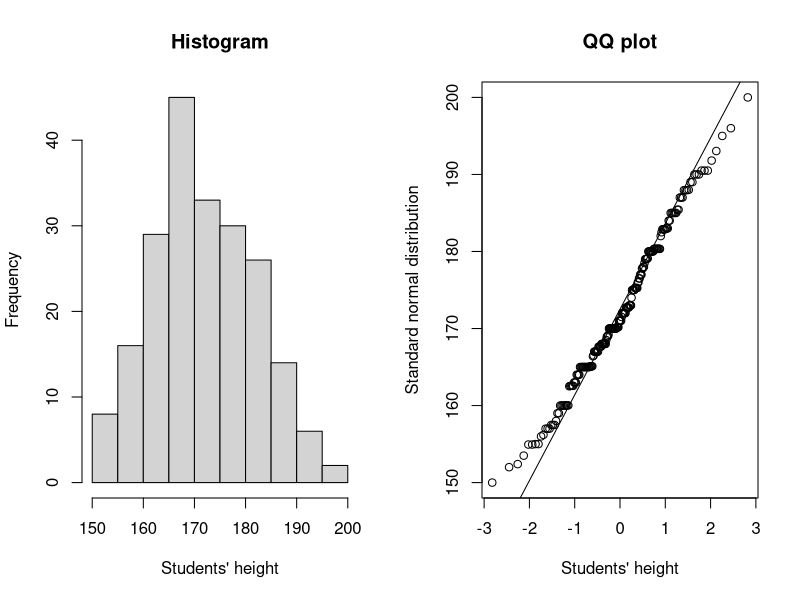
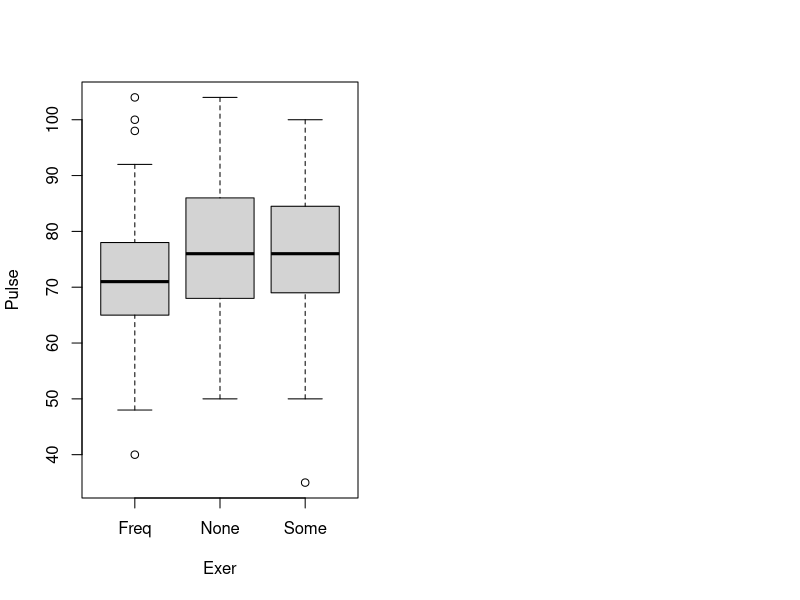
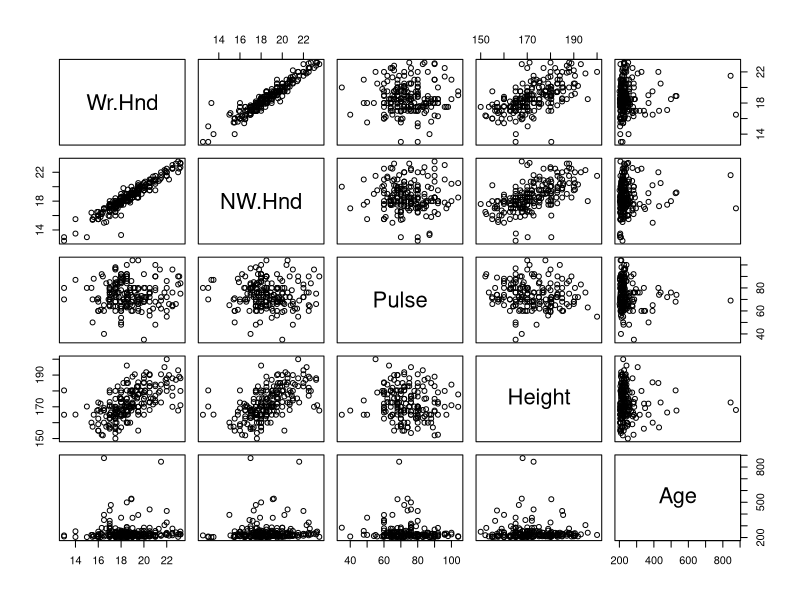
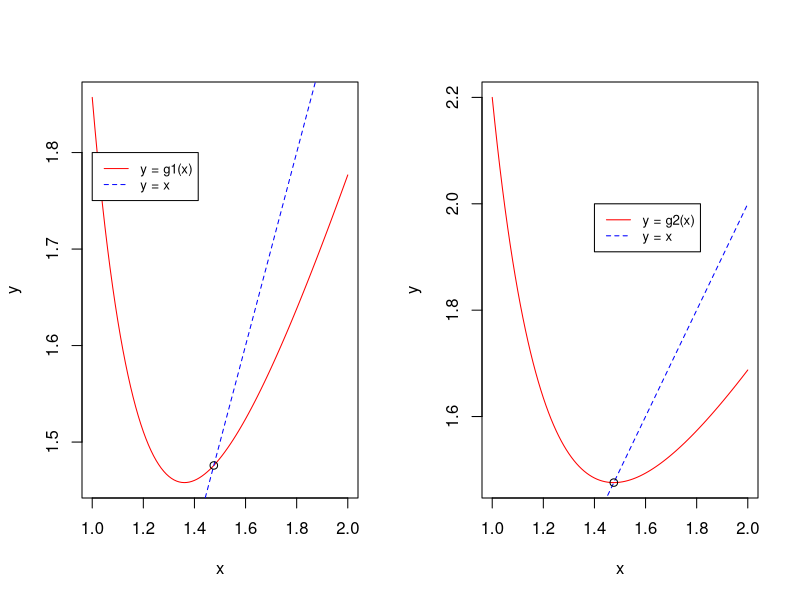
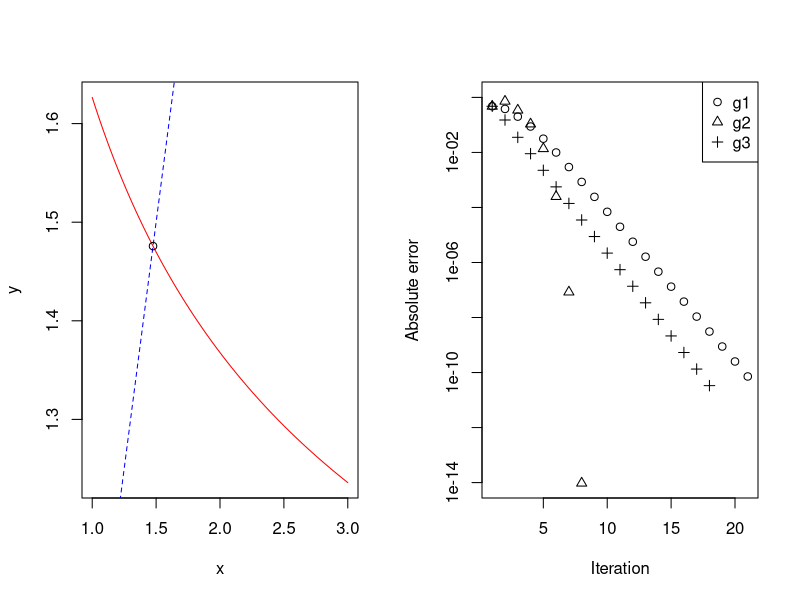
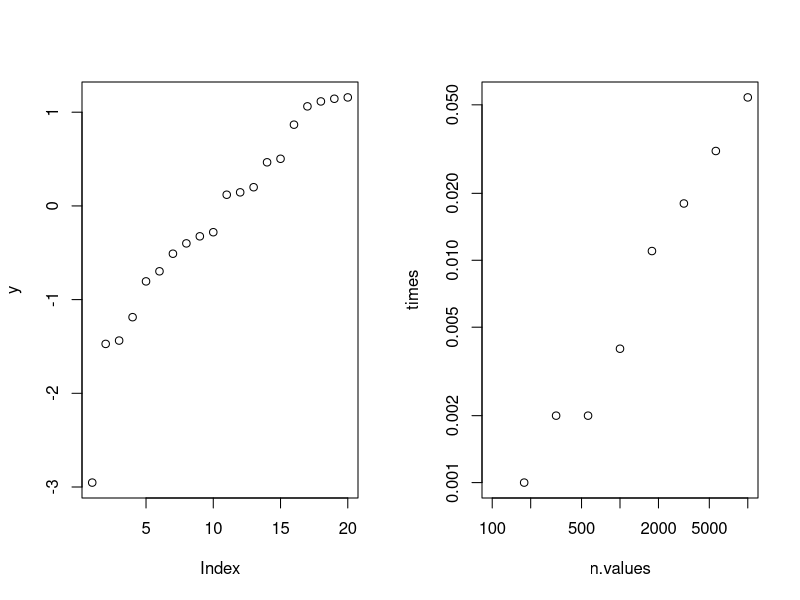
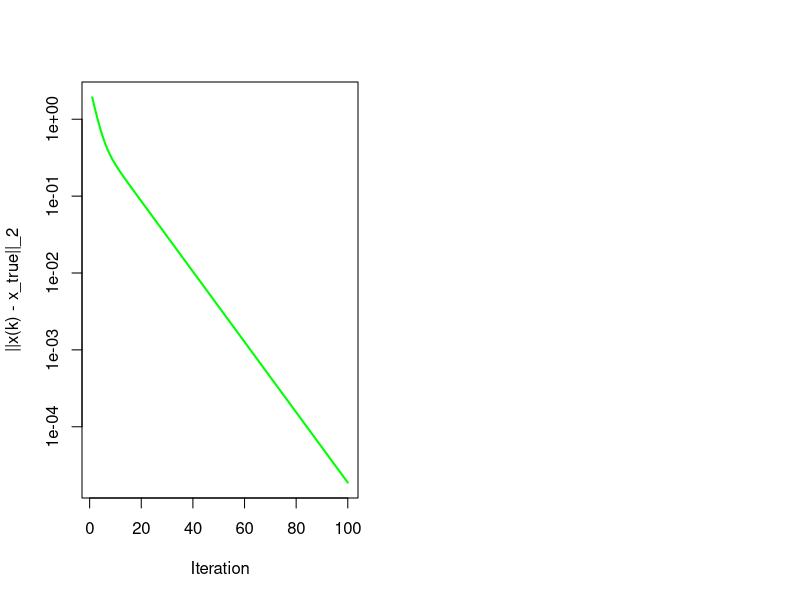

The R source for these figures, in order:
#Final Project Stat 280 Winter2023
#Name: Wenyang Qiu
#Student ID: 26888879

#Problem 1: Student Survey Data
#Load the MASS library and consider the survey dataset.
library(MASS)
#a) We want to ﬁnd the mean height of students in the dataset. However, by using the mean command, we obtain:
mean(survey$Height)
#Why did it happen? How can we compute the mean height?
#The mean is NA because there are some NA values in survey$Height:
survey$Height[1:40]
mean(survey$Height[!is.na(survey$Height)])

#b) Find the median height of male students and of female students.
#male student
median(survey$Height[survey$Sex == "Male" & !is.na(survey$Height) & !is.na(survey$Sex)])
#female student
median(survey$Height[survey$Sex == "Female" & !is.na(survey$Height) & !is.na(survey$Sex)])

#c) Compute the mean pulse rate for male students under 20.
mean(survey$Pulse[survey$Age < 20 & survey$Sex == "Male"], na.rm = TRUE)

#d) Suppose we want to extract the data of students who are taller than 190 cm. Try to execute the command
survey[survey$Height > 190, ]
#What happens? How can you extract the desired data?
survey[survey$Height > 190, ]
#This commands returns output with many NA values due to the presence of NA values in survey$Height.
survey[(survey$Height > 190) & !is.na(survey$Height), ]

#e) Extract a dataset showing only pulse rate, exercising frequency, and age of students who are less than 17 or more than 40 years old.
survey[(survey$Age < 17 | survey$Age > 40) & !is.na(survey$Age), c("Pulse", "Exer", "Age")]

#f) The ages are recorded as numeric values representing a number of years. Modify the data frame so that the age is measured using an integer number of months (for example, 20.167 years should be converted to 242 months).
survey$Age <- round(survey$Age * 12)
survey[1:10, ]
#g) What is the percentage of left handers who do not clap with their left hand on top?
cat(
  with(survey, sum(W.Hnd == "Left" & !Clap == "Left", na.rm = TRUE)
       / sum(W.Hnd == "Left" , na.rm = TRUE)) * 100,
  "%")
## 50%

#h) Create a histogram showing the distribution of students’ heights and use a QQ plot to compare this distribution with a standard normal distribution. (These two plot should appear side by side in the same ﬁgure). Are students’ heights close or far from being normally distributed?
par(mfrow = c(1,2))
hist(survey$Height, main = "Histogram", xlab = "Students' height")
qqnorm(survey$Height, main = "QQ plot", xlab = "Students' height", ylab = "Standard normal distribution")
qqline(survey$Height)
#The heights are rather close to be normally distributed since the qqplot is close to a line.

#i) Create a box plot showing pulse rates (y-axis) for students with diﬀerent exercising frequency (x-axis).What do you observe?
boxplot(Pulse ~ Exer, data = survey)
#From the boxplot we could know that students who exercise more frequently tend to have a lower pulse rate than those who exercise only sometimes or never.

#j) Consider the following variables: span of writing hand, span of non-writing hand, pulse rate, height, and age. Are there any pairs of variable in this set that exhibit a linear dependence relation?
pairs(survey[, c("Wr.Hnd", "NW.Hnd", "Pulse", "Height", "Age")])
#Writing and non-writing hand spans are clearly linearly correlated. There seems to be a weak linear dependence between height and writing hand span and between height and non-writing hand span.

#Problem 2: Convergence speed of fixed-point iterations
#Part a) Implementation
#Create a function with header: fixed.point(g, x0, TOL, Nmax)
fixed.point <- function(g, x0, TOL = 1e-3, Nmax = 100){
  n <- 0
  iter <- x0
  while(abs(g(x0)-x0) >= TOL & n < Nmax){
    x0 <- g(x0)
    n <- n+1
    iter <- c(iter, x0)
    }
  return(iter)
}

#Part b) Testing
#i By using a suitable visualization strategy, show that the functions g 1, g 2, g 3have one unique ﬁxed point on the interval [1, 2].
p <- 7^(1/5)
g1 <- function(x){(6*x+7/x^4)/7}
g2 <- function(x){x-(x^5-7)/(5*x^4)}
g3 <- function(x){(7/x)^(1/4)}
curve(g1, 1, 2, col = "red", ylab ="y")
lines(c(1,2),c(1,2), col = "blue", lty = 2)
points(p,p)
legend(1,1.8, legend = c("y = g1(x)", "y = x"), col=c("red", "blue"), lty=1:2, cex=0.8)

curve(g2, 1, 2, col = "red", ylab ="y")
lines(c(1,2),c(1,2), col = "blue", lty = 2)
points(p,p)
legend(1.4,2, legend = c("y = g2(x)", "y = x"), col=c("red", "blue"), lty=1:2, cex=0.8)

curve(g3, 1, 3, col = "red", ylab ="y")
lines(c(1,2),c(1,2), col = "blue", lty = 2)
points(p,p)
legend(1.5,2.2, legend = c("y = g3(x)", "y = x"), col=c("red", "blue"), lty=1:2, cex=0.8)

#ii. Apply the function fixed.point to g 1, g 2and g 3with x 0= 1, TOL = 10 −10and Nmax = 100. Print, the number of iterations employed in each case, and the corresponding absolute errors associated with the last iteration.
iter1<-fixed.point(g1,1,1e-10,100)
iter2<-fixed.point(g2,1,1e-10,100)
iter3<-fixed.point(g3,1,1e-10,100)
c(length(iter1),length(iter2),length(iter3))
c(abs(iter1[length(iter1)]-p),abs(iter2[length(iter2)]-p),abs(iter3[length(iter3)]-p))

#iii. Show the convergence plots associated with the test in part ii (i.e., plot the absolute error as a function of the iteration). Use the logscale for the y axis.
#If you can, show the three convergence plots in the same plot region (if not, show three plots side by side). What do you conclude about the speed of convergence of the proposed methods?
err.vec1 <- abs(iter1 - p)
err.vec2 <- abs(iter2 - p)
err.vec3 <- abs(iter3 - p)
plot(1:length(err.vec1), err.vec1, log = "y", pch = 1, ylab = "Absolute error", xlab = "Iteration", ylim = c(1e-14, 1))
points(1:length(err.vec2), err.vec2, pch = 2)
points(1:length(err.vec3), err.vec3, pch = 3)
legend("topright", legend = c("g1", "g2", "g3"), pch = 1:3)

#We conclude that g2 yields the fastest fixed-point method, followed by g3 and g1.

#Problem 3: Sorting vectors with pivoting
# We want to implement an algorithm for sorting the elements of a vector based on a pivoting strategy. The corresponding function should have the following header: midtermsort(x)
midtermsort<-function(x){
  #sorts the entries of a vectors in increasing order
  n <- length(x)
  if (n <= 1) return(x)
  pivot <- sample(n, 1)
  y <- x[x < x[pivot]]
  z <- x[x > x[pivot]]
  x.pivot <- x[x == x[pivot]]
  y.sorted <- midtermsort(y)
  z.sorted <- midtermsort(z)
  return (c(y.sorted, x.pivot, z.sorted))
}

#Part b) Testing
#i. Apply midtermsort() to a random normal vector of dimension 20. Produce a scatter plot of the entries of the sorted vector. Compare the result with the output produced by the built-in function sort()
x <- rnorm(20)
y <- midtermsort(x)
z <- sort(x)
sum(y != z)
plot(y)

#ii. For n = 10 kwith k = 2, 2.25, 2.5, 2.75, 3, ..., 4 measure the user time employed to sort a random normal vector of dimension n. Plot the correpsonding times as a function of n using a log scale for the x and y axes.
times <- c()
n.values <- 10^(seq(2,4,by = 0.25))
for (n in n.values){
  x <- rnorm(n)
  times <- c(times, system.time({midtermsort(x)})[1])
}
plot(n.values, times, log = "xy")

#Problem 4: Gradient descent
#1. Implement the gradient descent algorithm in a function with header
GradientDescent <- function(A, b, h, x0, TOL = 1e-3, N.max = 100)
{
  x <- x0
  iter <- matrix(0, nrow = length(x0), ncol = N.max+1)
  iter[,1] <- x
  for (k in 1:N.max)
  {
    grad <- A %*% x + b
    x_new <- x - h * grad
    iter[,k+1] <- x_new
    if (norm(x_new - x, "2") <= TOL)
    {
      break
    }
    x <- x_new
  }
  return(iter[,1:k+1])
}

#2. test the function with ...
A <- matrix(c(2, 1, 1, 2), nrow = 2, ncol = 2)
b <- matrix(c(5, 6), nrow = 2, ncol = 1)
x0 <- matrix(c(0, 0), nrow = 2, ncol = 1)
TOL <- 1e-7
h <- 0.1
N.max <- 100

iter <- GradientDescent(A, b, h, x0, TOL, N.max)
n_iter <- ncol(iter) - 1
n_iter
cat("Final Approximation of x:", paste(iter[, n_iter+1], collapse = ", "), "\n")

#3. Use a logarithmic scale for the y-axis
# Define the true solution to solve the problem.
x_true <- c(-4/3, -7/3)
A <- matrix(c(2, 1, 1, 2), nrow = 2, ncol = 2)
b <- matrix(c(5, 6), nrow = 2, ncol = 1)
x0 <- c(0, 0)
TOL <- 1e-7
h <- 0.1
x_iter <- GradientDescent(A, b, h, x0, TOL, N.max)
errors <- apply(x_iter, 2, function(x) norm(x - x_true, type = "2"))
plot(1:length(errors), errors, type = "l", xlab = "Iteration",
     ylab = "||x(k) - x_true||_2", log = "y", col = "green", lwd = 2)

#4.Compute M10 and v10 and store them in M and v
# Initialize the value of n to 10.
n <- 10
# Utilize the matrix() and diag() functions to define matrix M(n) to be of dimension
# n by n having 2's on the main diagonal, -1's on the first upper and lower diagonal,
# and zeros elsewhere.
M <- matrix(0, n, n)
diag(M) <- 2
diag(M[-1, ]) <- -1
diag(M[, -1]) <- -1
# Utilize the rep() function to define v(n) to be an n-dimensional vector of ones.
v <- rep(1, n)
print(M)
#5. find a minimizer Xmin and the minimum value for the function
f <- function(x)
{
  (1/2) * t(x) %*% M %*% x + t(v) %*% x + 1
}
# Define function gradient_f to calculate the gradient descent.
gradient_f <- function(x)
{
  M %*% x + v
}
# Set initial values for x and the step size alpha.
x <- rep(0, n)
alpha <- 0.1
# Set maximum number of iterations and tolerance for convergence.
max_iter <- 1000
tol <- 1e-6
# Use the for-loop to implement the gradient descent algorithm.
for (i in 1:max_iter)
{
  # Compute the gradient of f at the current x.
  grad <- gradient_f(x)
  # Update x to a newer value.
  x_new <- x - alpha * grad
  if (max(abs(x_new - x)) < tol)
  {
    break
  }
  x <- x_new
}
# Use the cat() and print() functions to print the minimizer x_min and the minimum
# value f(x_min).
cat("Minimizer x_min:")
print(x)
cat("Minimum Value f(x_min): \n", f(x))
